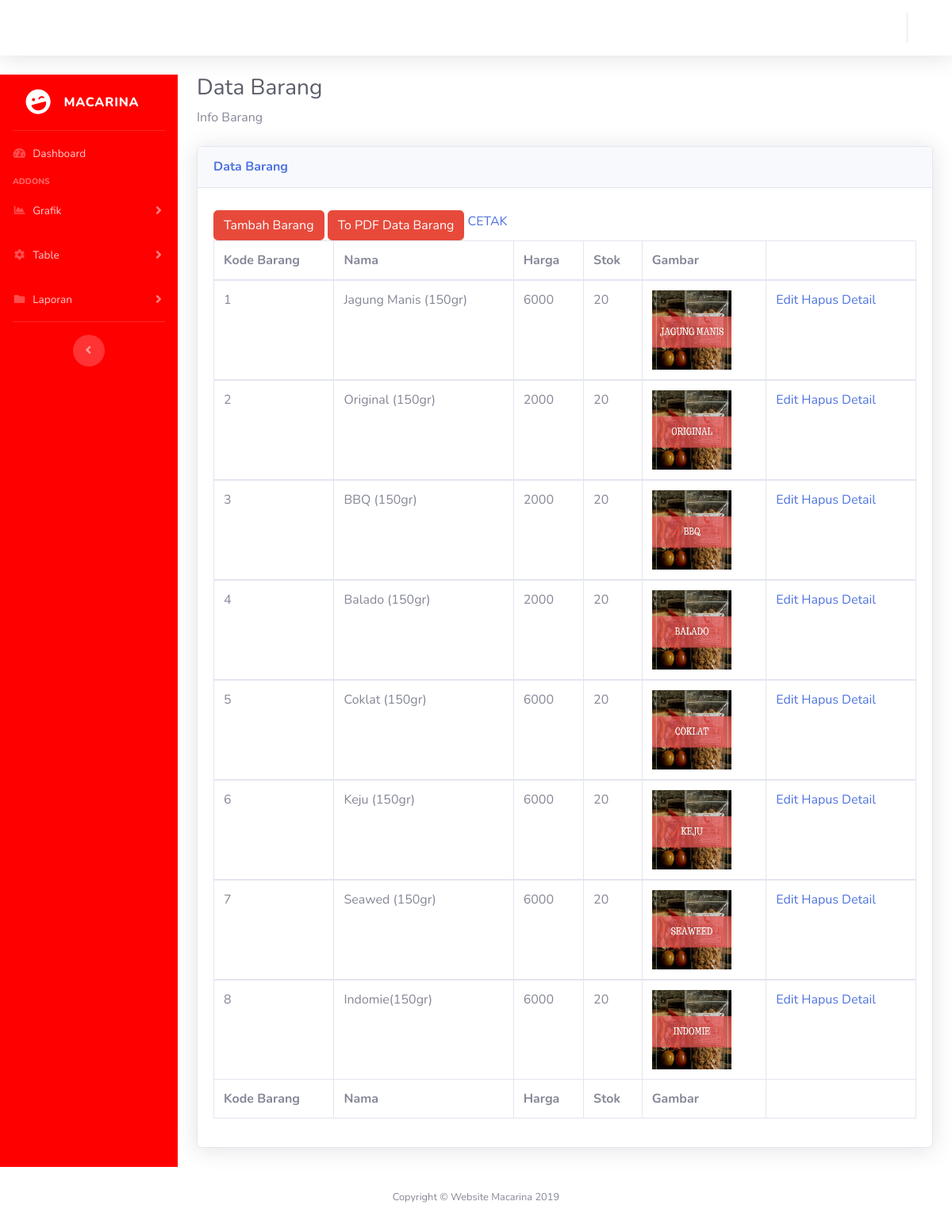
Before: /admin/barang/tBarang.php with the older database file.
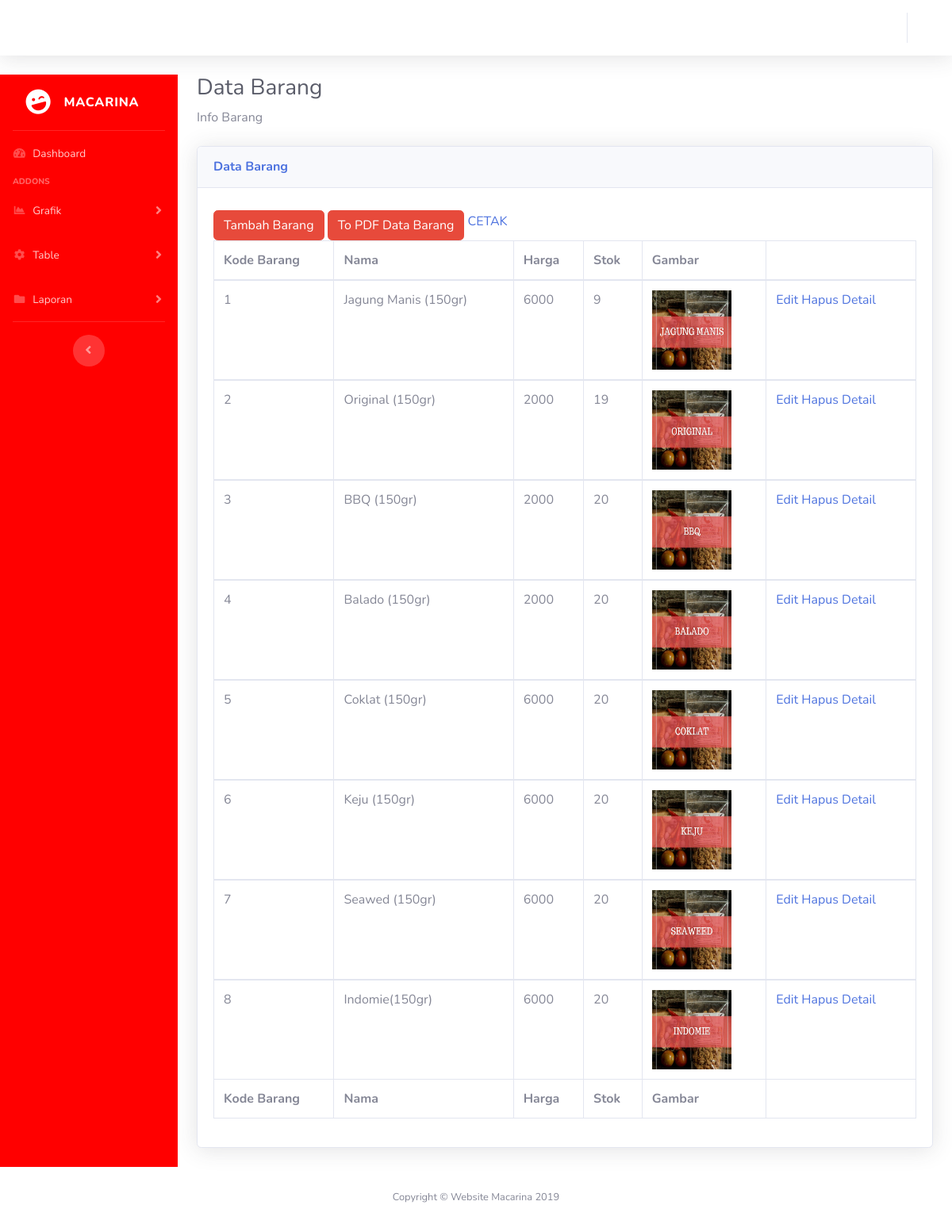
After: the same page with the newer database file.
### tables this page shows
CREATE TABLE `barang` (
  `kd_barang` int(11) NOT NULL,
  `nama_barang` varchar(50) NOT NULL,
  `harga` int(11) NOT NULL,
  `stok` int(11) NOT NULL,
  `gambar_brg` varchar(25) NOT NULL,
  `deskripsi` varchar(20) NOT NULL
);

### admin/barang/tBarang.php (the view, shortened to what this page needs)
<!DOCTYPE html>
<html lang="en">
<head>
  <link href="../vendor/fontawesome-free/css/all.min.css" rel="stylesheet" type="text/css">
  <link href="../css/sb-admin-2.min.css" rel="stylesheet">
  <link href="../vendor/datatables/dataTables.bootstrap4.min.css" rel="stylesheet">
</head>
<?php
include_once "../topNavbar.php";
?>
  <div id="wrapper">
<?php
include "../config/side.php";
?>
        <div class="container-fluid">
          <h1 class="h3 mb-2 text-gray-800">Data Barang</h1>
          <p class="mb-4">Info Barang</p>
          <div class="card shadow mb-4">
            <div class="card-header py-3">
              <h6 class="m-0 font-weight-bold text-primary">Data Barang</h6>
            </div>
            <div class="card-body">
              <div class="table-responsive">
              <a href="tamBarang.php">
              <input class="btn btn-danger mt-2"  type="submit" value="Tambah Barang"/>
              </a>
              <a href="cetakBarang.php">
              <input class="btn btn-danger mt-2" type="submit" value="To PDF Data Barang"/>
              </a>
              <a href="cetak.php" target="_blank">CETAK</a>
              <form method ="POST" action="detAdmin.php" >
                <table class="table table-bordered" id="dataTable" width="100%" cellspacing="0">
                  <thead>
                    <tr>
                      <th>Kode Barang</th>
                      <th>Nama</th>
                      <th>Harga</th>
                      <th>Stok</th>
                      <th>Gambar</th>
                      <th></th>
                    </tr>
                  </thead>
                  <tfoot>
                    <tr>
                      <th>Kode Barang</th>
                      <th>Nama</th>
                      <th>Harga</th>
                      <th>Stok</th>
                      <th>Gambar</th>
                      <th></th>
                    </tr>
                  </tfoot>
                  <?php
                    $query = mysqli_query($koneksi,"SELECT * FROM barang");
                    while ($data = mysqli_fetch_array($query)){
                ?>
                <tbody>
                    <tr>
                      <td><?php echo $data ['kd_barang'] ?></td>
                      <td><?php echo $data ['nama_barang']; ?></td>
                      <td><?php echo $data ['harga']; ?></td>
                      <td><?php echo $data ['stok']; ?></td>
                      <td><?php echo "<img src='../img/barang/".$data['gambar_brg']."' width='100px' height='100px'/>" ?></td>
                      <td><a class="edit" href="detBarang.php?txt_idbrg=<?php echo $data['kd_barang']; ?>">Edit</a>
                      <a class="edit" href="delBarang.php?txt_idbrg=<?php echo $data['kd_barang']; ?>">Hapus</a>
                      <a class="detail" href="detailBarang.php?txt_idbrg=<?php echo $data['kd_barang']; ?>">Detail</a></td>
                    </tr>
                  </tbody>
            <?php } ?>
                </table>
              </form>
              </div>
            </div>
          </div>
        </div>
      </div>
      <?php
      include_once "../footer.php";
      ?>
    </div>
  </div>
</body>
</html>

Changed rows visible on the page:
changed barang "Jagung Manis (150gr)": stok "20" → "9"
changed barang "Original (150gr)": stok "20" → "19"
